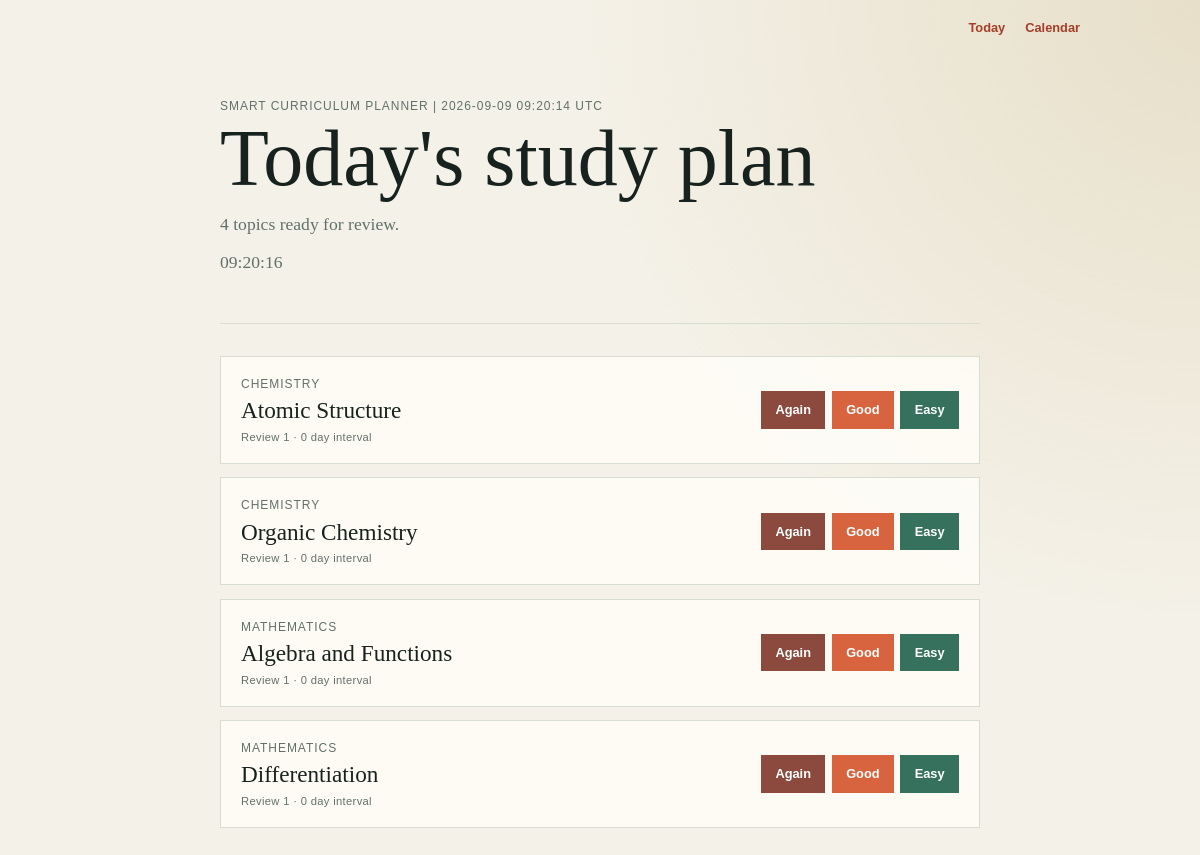
Before: / with the older database file.
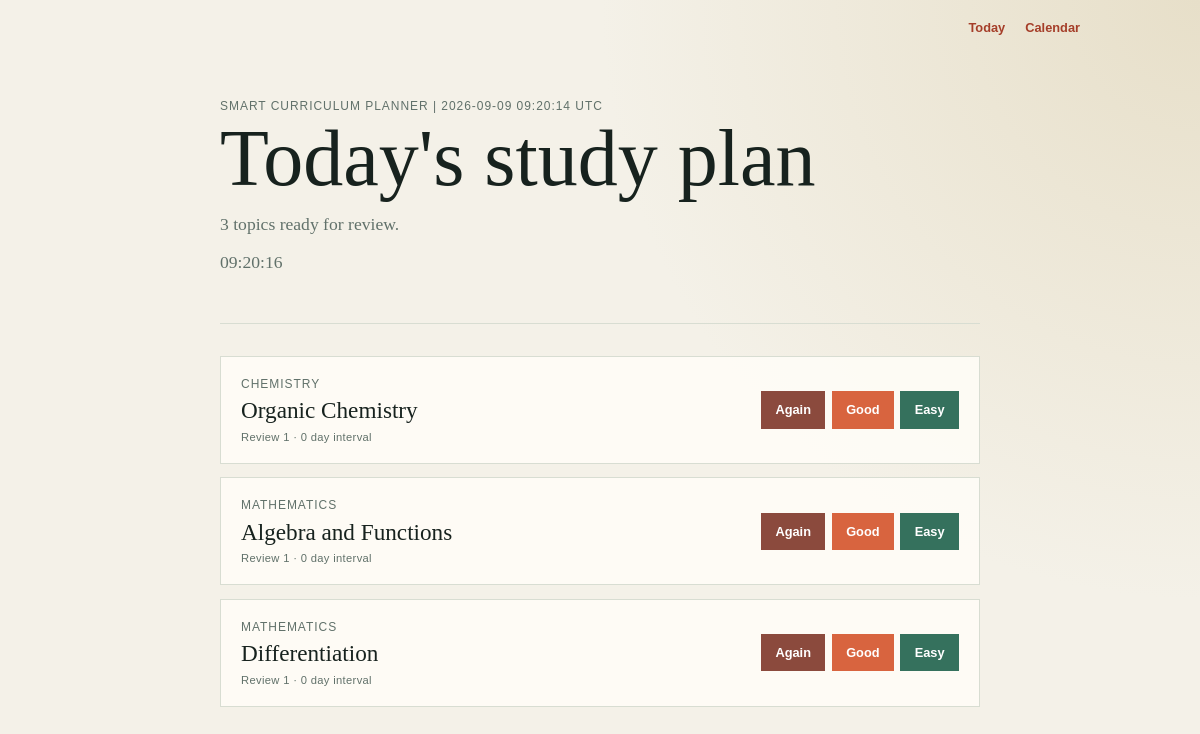
After: the same page with the newer database file.
### app.py (models this page shows, shortened)
class Topic(db.Model):
    __tablename__ = 'topics'
    id = db.Column(db.Integer, primary_key=True)
    subject = db.Column(db.String(100), nullable=False)       # e.g., "Physics"
    title = db.Column(db.String(150), nullable=False)         # e.g., "Newtonian Mechanics"
    interval = db.Column(db.Integer, default=0)               # Days until next review
    repetition = db.Column(db.Integer, default=0)             # Successful review streak
    ease_factor = db.Column(db.Float, default=2.5)            # Interval multiplier
    due_date = db.Column(db.DateTime, default=utc_now_naive) # When it should appear on the to-do list
    reviews = db.relationship('Review', back_populates='topic', cascade='all, delete-orphan')
    def review(self, grade, reviewed_at=None):
        """Apply an SM-2 review grade and schedule the next review."""
        if grade not in {1, 3, 5}:
            raise ValueError('grade must be 1, 3, or 5')
        quality_gap = 5 - grade
        self.ease_factor = max(
            1.3,
            self.ease_factor + 0.1 - quality_gap * (0.08 + quality_gap * 0.02),
        )
        if grade == 1:
            self.repetition = 0
            self.interval = 1
        elif self.repetition == 0:
            self.repetition = 1
            self.interval = 1
        elif self.repetition == 1:
            self.repetition = 2
            self.interval = 6
        else:
            self.interval = max(1, round(self.interval * self.ease_factor))
            self.repetition += 1
        review_start = reviewed_at or utc_now_naive()
        self.due_date = review_start + timedelta(days=self.interval)

### app.py (the view)
@app.route('/')
def index():
    today = local_now()
    due_topics = Topic.query.filter(
        Topic.due_date <= utc_now_naive()
    ).order_by(
        Topic.due_date.asc()
    ).all()
    return render_template('index.html', due_topics=due_topics, today=today)

### app.py (called while the page is built)
def utc_now_naive():
    return datetime.now(timezone.utc).replace(tzinfo=None)

def local_now():
    return datetime.now(timezone.utc).astimezone(LOCAL_TIMEZONE)

### templates/index.html (shortened to what this page needs)
{% extends "layout.html" %}
{% block content %}
    <main>
        <header>
            <p class="eyebrow">Smart Curriculum Planner | {{ today.strftime("%Y-%m-%d %H:%M:%S %Z") }}</p>
            <h1>Today's study plan</h1>
            <p class="summary">{{ due_topics|length }} topic{% if due_topics|length != 1 %}s{% endif %} ready for review.</p>
            <p class="summary" id="live-clock">{{ today.strftime("%H:%M:%S") }}</p>
        </header>
        {% if due_topics %}
            <section class="topic-list" aria-label="Topics due for review">
                {% for topic in due_topics %}
                    <article class="topic">
                        <div>
                            <p class="subject">{{ topic.subject }}</p>
                            <h2>{{ topic.title }}</h2>
                            <p class="meta">Review {{ topic.repetition + 1 }} · {{ topic.interval }} day interval</p>
                        </div>
                        <form method="post" action="{{ url_for('review_topic', topic_id=topic.id) }}" class="review-actions">
                            <button type="submit" name="grade" value="1" class="again">Again</button>
                            <button type="submit" name="grade" value="3">Good</button>
                            <button type="submit" name="grade" value="5" class="easy">Easy</button>
                        </form>
                    </article>
                {% endfor %}
            </section>
        {% else %}
            <section class="empty-state">
                <h2>Nothing due today</h2>
                <p>Your next review will appear here when it is scheduled.</p>
            </section>
        {% endif %}
    </main>
{% endblock %}

### templates/layout.html (shortened to what this page needs)
<!DOCTYPE html>
<html lang="en">
    <head>
        <link rel="stylesheet" href="{{ url_for('static', filename='style.css') }}">
    </head>
    <body>
        <nav class="site-nav" aria-label="Main navigation">
            <a href="{{ url_for('index') }}">Today</a>
            <a href="{{ url_for('calendar_view') }}">Calendar</a>
        </nav>
        {% block content %}{% endblock %}
    </body>
</html>

### static/style.css (style rules this page uses)
* { box-sizing: border-box; }
:root { --ink: #17221e; --muted: #61716a; --paper: #f4f1e8; --surface: #fffdf8; --line: #d8ddd2; --accent: #d8643f; --accent-dark: #a53e29; }
body { margin: 0; color: var(--ink); background: radial-gradient(circle at top right, #e7dfc9, var(--paper) 42%); font-family: Georgia, "Times New Roman", serif; }
.site-nav { display: flex; justify-content: flex-end; gap: 1.25rem; width: min(960px, calc(100% - 2rem)); margin: 0 auto; padding: 1.25rem 0 0; font: 600 0.8rem "Trebuchet MS", sans-serif; }
.site-nav a, .month-nav a { color: var(--accent-dark); text-decoration: none; }
main { width: min(760px, calc(100% - 2rem)); margin: 0 auto; padding: 4rem 0; }
header { border-bottom: 1px solid var(--line); padding-bottom: 2rem; }
.eyebrow, .subject, .meta { margin: 0; color: var(--muted); font-family: "Trebuchet MS", sans-serif; font-size: 0.75rem; letter-spacing: 0.08em; text-transform: uppercase; }
h1 { margin: 0.45rem 0 0.6rem; font-size: clamp(2.5rem, 8vw, 5rem); font-weight: 400; line-height: 0.95; }
.summary, .empty-state p { color: var(--muted); font-size: 1.1rem; }
.topic-list { display: grid; gap: 0.85rem; margin-top: 2rem; }
.topic, .empty-state { display: flex; align-items: center; justify-content: space-between; gap: 1rem; padding: 1.25rem; border: 1px solid var(--line); background: color-mix(in srgb, var(--surface) 88%, transparent); }
h2 { margin: 0.4rem 0; font-size: 1.45rem; font-weight: 400; }
.meta { font-size: 0.7rem; letter-spacing: 0.03em; text-transform: none; }
button { border: 0; padding: 0.7rem 0.9rem; color: white; background: var(--accent); font: 600 0.8rem "Trebuchet MS", sans-serif; cursor: pointer; }
.review-actions { display: flex; flex-wrap: wrap; gap: 0.4rem; }
.review-actions .again { background: #8b4a3d; }
.review-actions .easy { background: #35715d; }

Changed rows visible on the page:
no longer on this page (row edited): Topic: subject "CHEMISTRY", title "Atomic Structure", topic.repetition+1 "1", interval "0"
Other visible differences:
{{ due_topics|length }}: "4" → "3"
